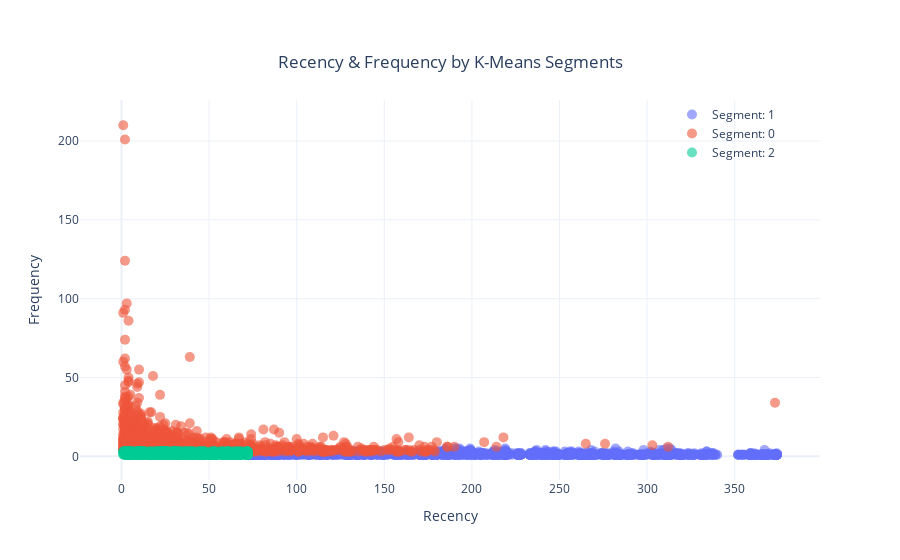

Here is the notebook cell this chart was saved with:
### Code cell
fig = go.Figure()
for i in rfm['k_means_segment'].unique():
    fig.add_trace(go.Scatter(x=rfm[rfm['k_means_segment']==i]['Recency'],
                           y=rfm[rfm['k_means_segment']==i]['Frequency'],
                           mode='markers', name='Segment: '+str(i),showlegend = True,
                           marker = dict(size = 10,opacity = 0.6)))

fig.update_layout(title={'text': "Recency & Frequency by K-Means Segments",'y':0.9,'x':0.5,
                          'xanchor': 'center','yanchor': 'top'},
                  legend=dict(x=0.8,y=1,bgcolor='rgba(255, 255, 255, 0)'),
                  xaxis = dict(title='Recency'),
                  yaxis=dict(title='Frequency'),
                  template='plotly_white')

fig.show()

### Figure 1 — Plotly figure (JSON) as saved in the notebook; plotly's stock layout.template omitted (floating-point values rounded to 4 significant figures; data arrays with more than 128 entries replaced by an {"elided": "..."} marker saying what was removed)
{"data": [{"marker": {"opacity": 0.6, "size": 10}, "mode": "markers", "name": "Segment: 1", "showlegend": true, "type": "scatter", "x": {"elided": "1491 int values"}, "y": {"elided": "1491 int values"}}, {"marker": {"opacity": 0.6, "size": 10}, "mode": "markers", "name": "Segment: 0", "showlegend": true, "type": "scatter", "x": {"elided": "1688 int values"}, "y": {"elided": "1688 int values"}}, {"marker": {"opacity": 0.6, "size": 10}, "mode": "markers", "name": "Segment: 2", "showlegend": true, "type": "scatter", "x": {"elided": "1160 int values"}, "y": {"elided": "1160 int values"}}], "layout": {"legend": {"bgcolor": "rgba(255, 255, 255, 0)", "x": 0.8, "y": 1}, "title": {"text": "Recency & Frequency by K-Means Segments", "x": 0.5, "xanchor": "center", "y": 0.9, "yanchor": "top"}, "xaxis": {"title": {"text": "Recency"}}, "yaxis": {"title": {"text": "Frequency"}}}}
